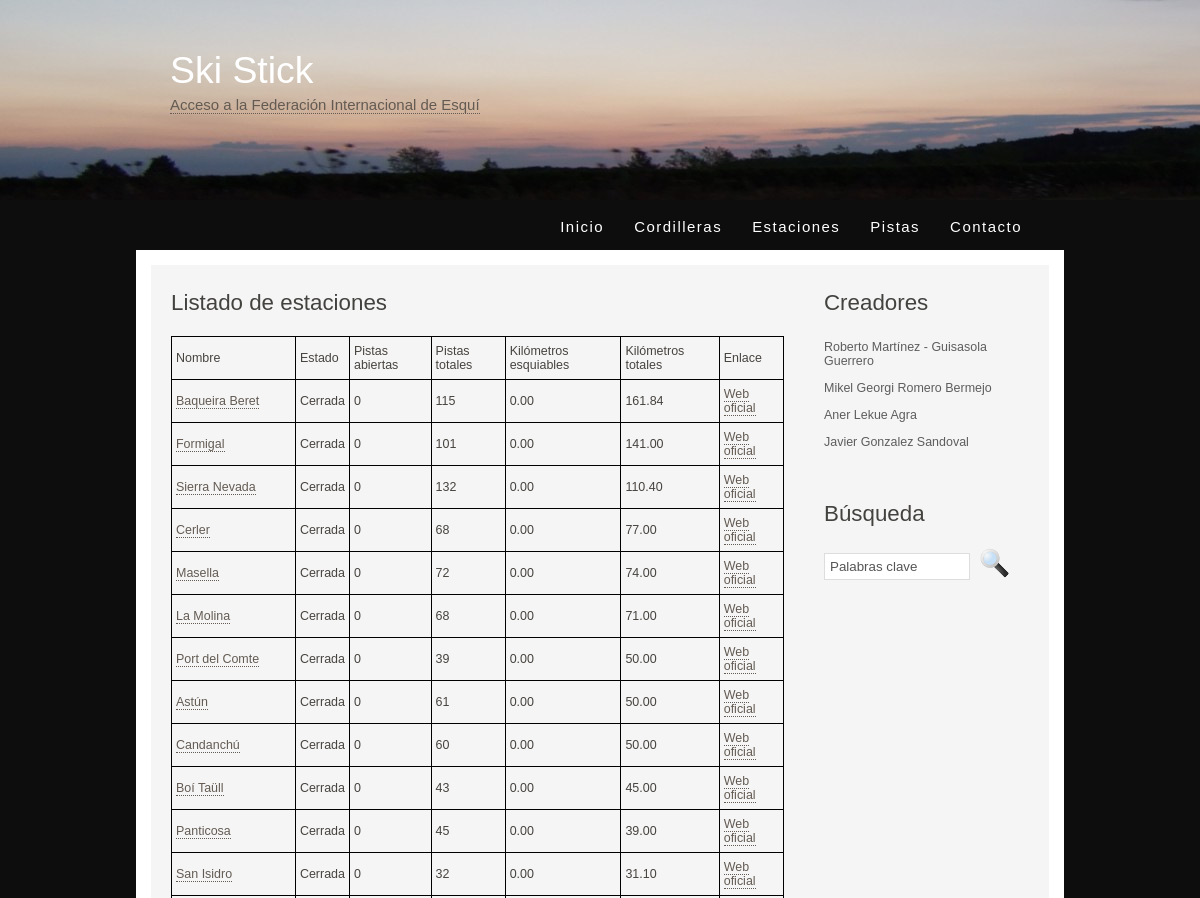
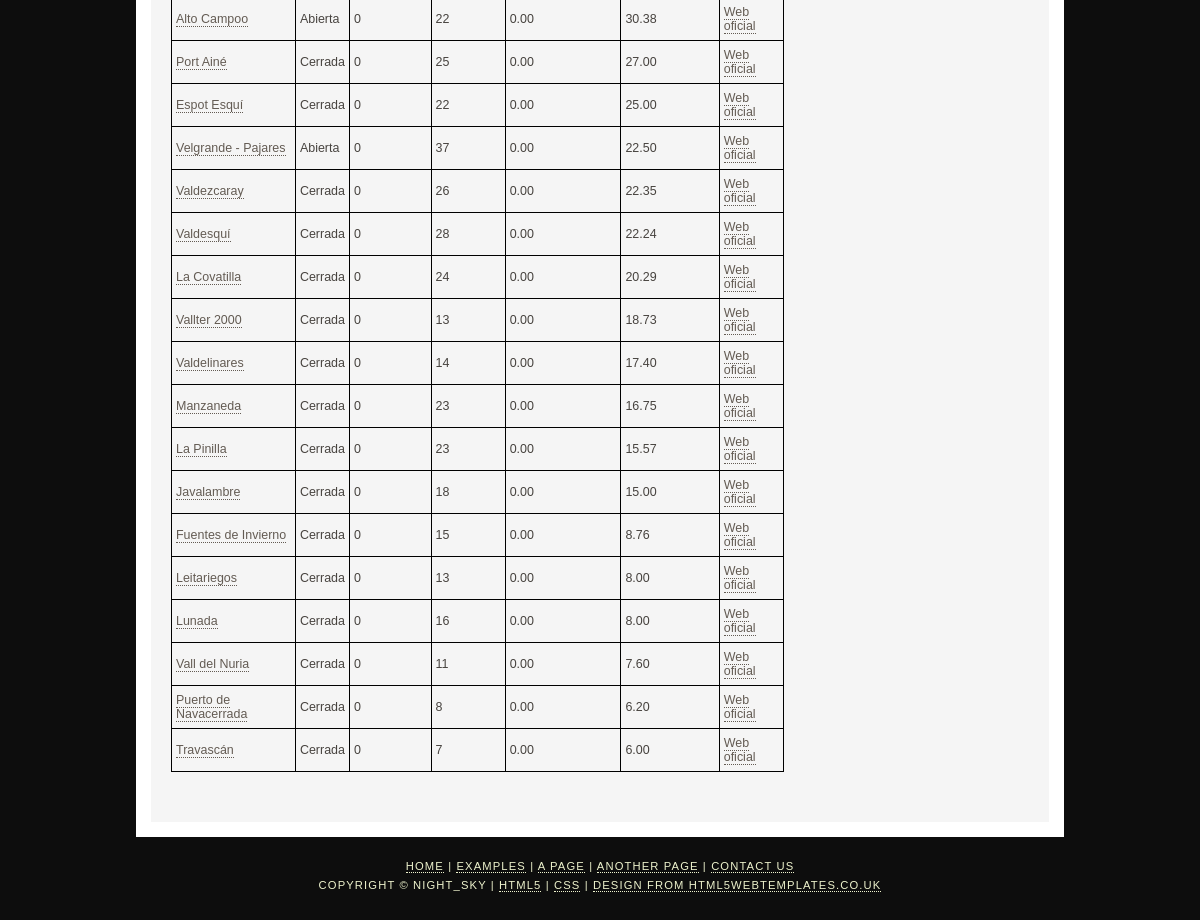
Before: /estaciones with the older database file (2 pictures, top to bottom).
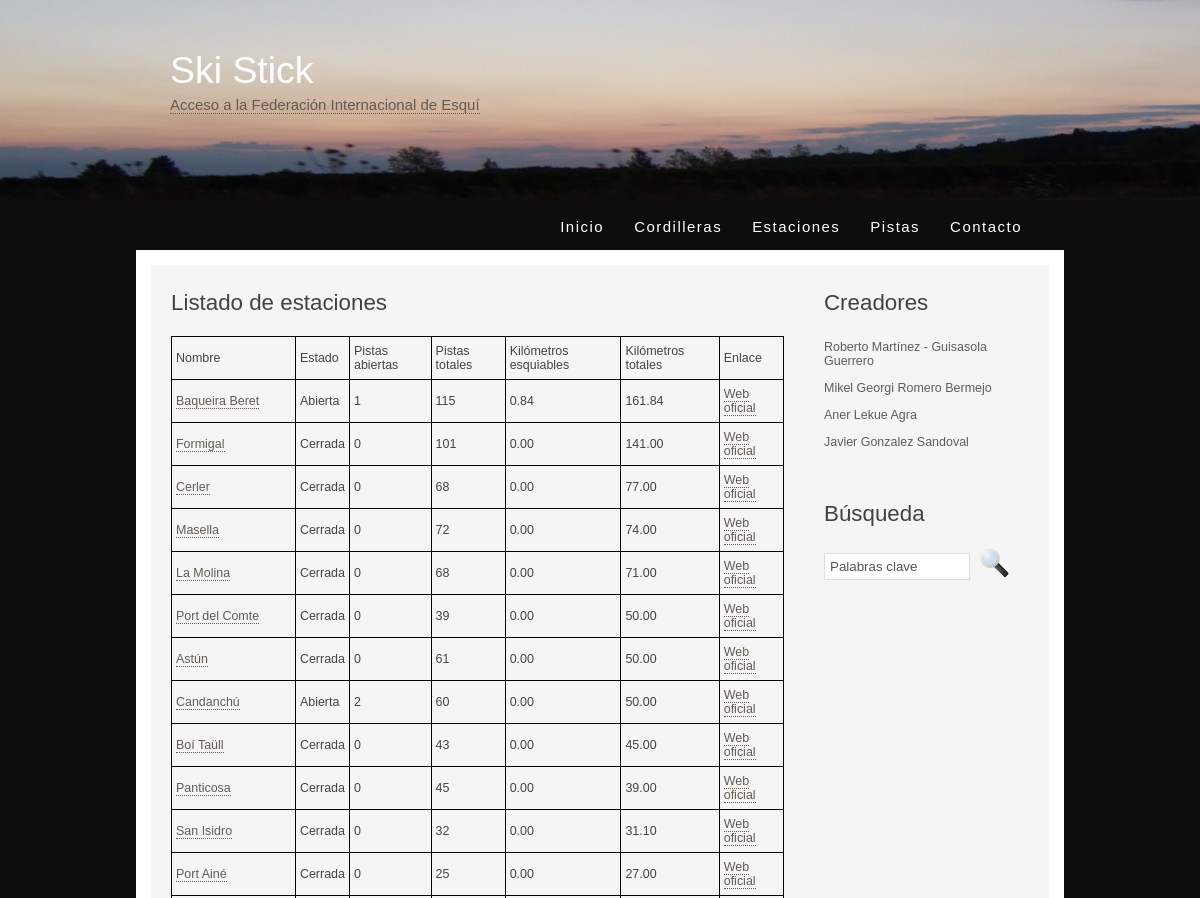
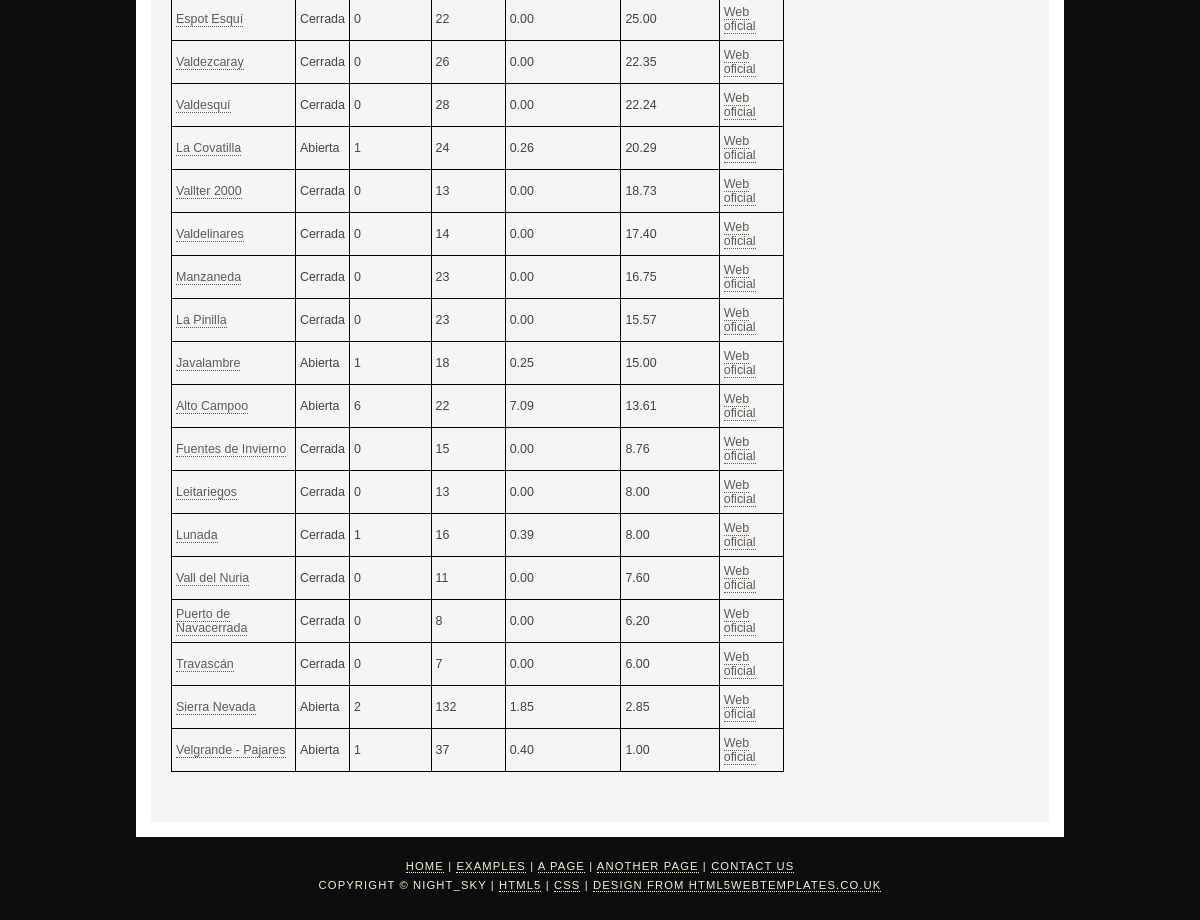
After: the same page with the newer database file (2 pictures, top to bottom).
### appIW/models.py (models this page shows, shortened)
class Estacion(models.Model):
    cordillera = models.ForeignKey(Cordillera, on_delete=models.CASCADE)
    nombre = models.CharField(max_length=50)
    abierta = models.BooleanField()
    nPistas = models.IntegerField()
    nPistasTotales = models.IntegerField()
    nKilometros = models.DecimalField(decimal_places=2, max_digits=6)
    nKilometrosTotales = models.DecimalField(decimal_places=2, max_digits=6)
    enlacePagina = models.CharField(max_length=200)

### appIW/views.py (the view)
# urls.py: path('estaciones', views.estaciones, name='estaciones'), #todas las estaciones
def estaciones(request):
    estaciones = get_list_or_404(Estacion.objects.order_by('-nKilometrosTotales'))
    context = {'estaciones': estaciones}
    return render(request, 'appIW/estaciones.html', context)

### appIW/templates/appIW/estaciones.html (shortened to what this page needs)
{% extends "plantilla.html"%}
{% block menu %}
<li><a href="/index">Inicio</a></li>
<li><a href="/cordilleras">Cordilleras</a></li>
<li><a href="/estaciones" class="selected">Estaciones</a></li>
<li><a href="/pistas">Pistas</a></li>
<li><a href="/contacto">Contacto</a></li>
{% endblock %}
{% block contenido %}
<h1>Listado de estaciones</h1>
    <div class="estaciones">
        {% if estaciones %}
        <table>
            <tr>
                <td>Nombre</td>
                <td>Estado</td>
                <td>Pistas abiertas</td>
                <td>Pistas totales</td>
                <td>Kilómetros esquiables</td>
                <td>Kilómetros totales</td>
                <td>Enlace</td>
            </tr>
            {% for e in estaciones %}
            <tr>
                <td><a href="/estacion/{{e.id}}">{{e.nombre}}</a></td>
                <td>{% if e.abierta %}
                    Abierta
                    {% else %}
                    Cerrada
                    {% endif %}
                </td>
                <td>{{e.nPistas}}</td>
                <td>{{e.nPistasTotales}}</td>
                <td>{{e.nKilometros}}</td>
                <td>{{e.nKilometrosTotales}}</td>
                <td><a href="{{ e.enlacePagina }}">Web oficial</a></td>
            </tr>
            {% endfor %}
        </table>
        {% else %}
        <p>No hay estaciones</p>
        {% endif %}
    </div>
{% endblock %}

Changed rows visible on the page:
changed Estacion "Baqueira Beret": nPistas "0" → "1"; nKilometros "0.00" → "0.84"; abierta "Cerrada" → "Abierta"
changed Estacion "Candanchú": nPistas "0" → "2"; abierta "Cerrada" → "Abierta"
changed Estacion "La Covatilla": nPistas "0" → "1"; nKilometros "0.00" → "0.26"; abierta "Cerrada" → "Abierta"
changed Estacion "Javalambre": nPistas "0" → "1"; nKilometros "0.00" → "0.25"; abierta "Cerrada" → "Abierta"
changed Estacion "Alto Campoo": nPistas "0" → "6"; nKilometros "0.00" → "7.09"; nKilometrosTotales "30.38" → "13.61"; moves down the list
changed Estacion "Lunada": nPistas "0" → "1"; nKilometros "0.00" → "0.39"
changed Estacion "Sierra Nevada": nPistas "0" → "2"; nKilometros "0.00" → "1.85"; nKilometrosTotales "110.40" → "2.85"; abierta "Cerrada" → "Abierta"; moves down the list
changed Estacion "Velgrande - Pajares": nPistas "0" → "1"; nKilometros "0.00" → "0.40"; nKilometrosTotales "22.50" → "1.00"; moves down the list
